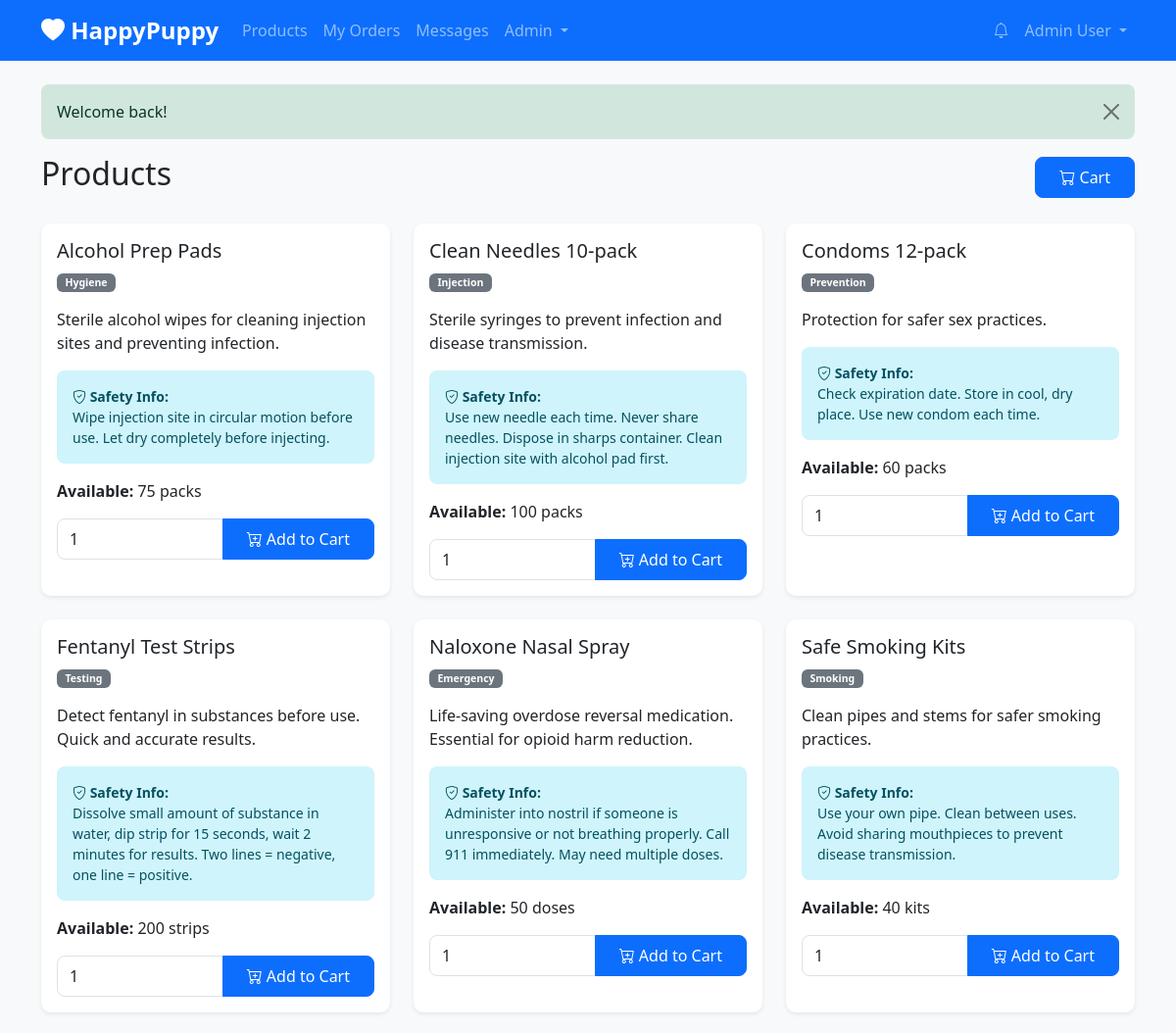
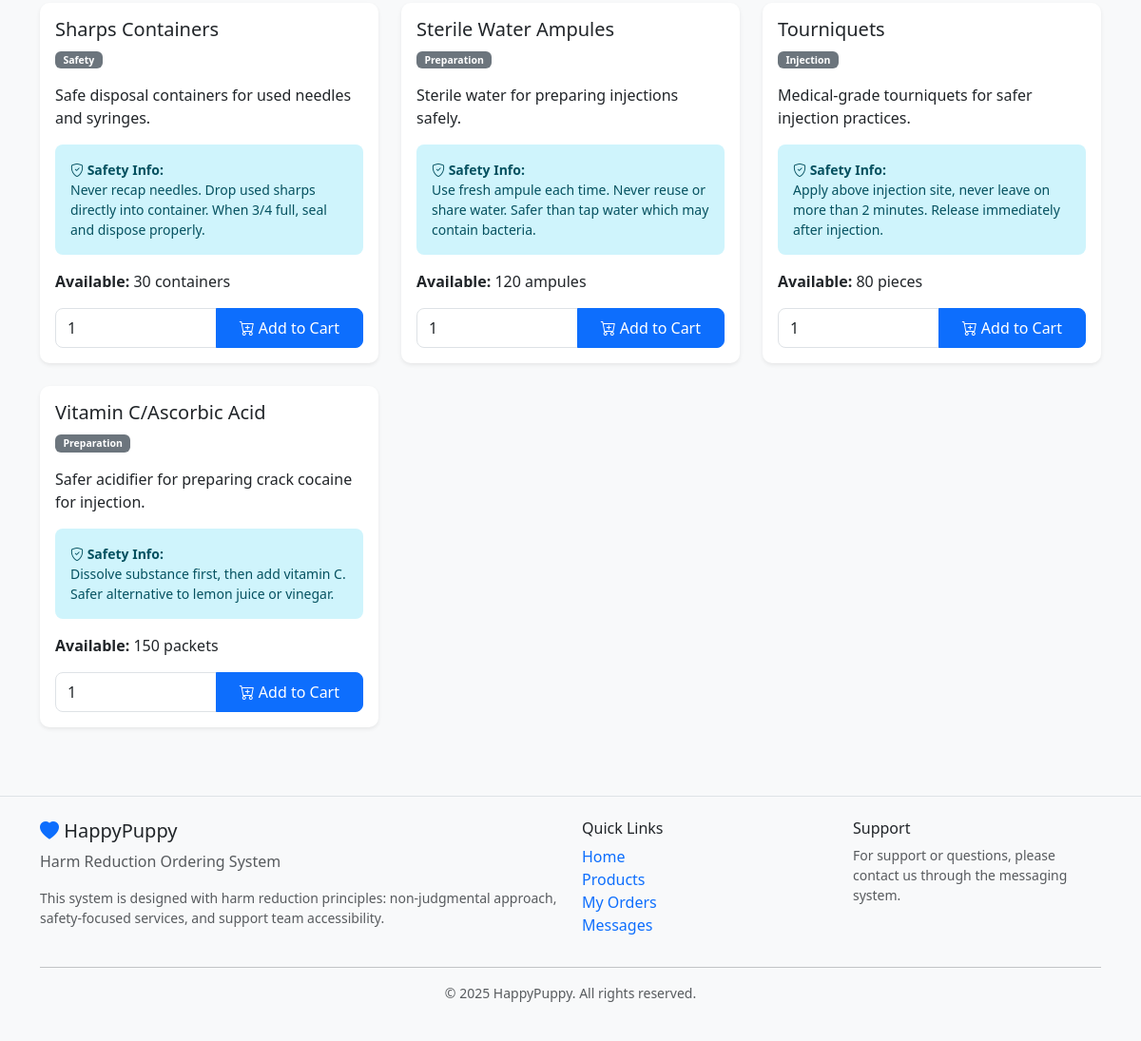
The page /products.php (signed in) on the database its author committed (2 pictures, top to bottom).
### tables this page shows
CREATE TABLE IF NOT EXISTS products (
    id INT AUTO_INCREMENT PRIMARY KEY,
    name VARCHAR(255) NOT NULL,
    description TEXT NOT NULL,
    category VARCHAR(100) NOT NULL,
    quantity INT NOT NULL DEFAULT 0,
    unit VARCHAR(50) NOT NULL,
    safety_info TEXT NOT NULL,
    is_available BOOLEAN DEFAULT TRUE,
    image VARCHAR(255) DEFAULT '',
    created_at TIMESTAMP DEFAULT CURRENT_TIMESTAMP,
    updated_at TIMESTAMP DEFAULT CURRENT_TIMESTAMP ON UPDATE CURRENT_TIMESTAMP,
    INDEX idx_category (category),
    INDEX idx_available (is_available)
);

### includes/config.php (called while the page is built, shortened)
<?php
class Database {
    private static $connection = null;
    public static function getConnection() {
        if (self::$connection === null) {
            try {
                self::$connection = new mysqli(DB_HOST, DB_USER, DB_PASS, DB_NAME);
                self::$connection->set_charset("utf8mb4");
            } catch (Exception $e) {
                die("Database connection error: " . $e->getMessage());
            }
        }
        return self::$connection;
    }
}
function isLoggedIn() {
    return isset($_SESSION['user_id']);
}
function isAdmin() {
    return isset($_SESSION['role']) && $_SESSION['role'] === 'admin';
}
function getFlashMessage() {
    if (isset($_SESSION['flash_message'])) {
        $message = $_SESSION['flash_message'];
        $type = $_SESSION['flash_type'] ?? 'info';
        return ['message' => $message, 'type' => $type];
    }
    return null;
}
?>

### models/Product.php (called while the page is built, shortened)
<?php
require_once __DIR__ . '/../includes/config.php';
class Product {
    private $db;
    public function __construct() {
        $this->db = Database::getConnection();
    }
    public function getAll($availableOnly = false) {
        $query = "SELECT * FROM products";
        if ($availableOnly) {
            $query .= " WHERE is_available = TRUE";
        }
        $query .= " ORDER BY name ASC";
        $result = $this->db->query($query);
        return $result->fetch_all(MYSQLI_ASSOC);
    }
}
?>

### products.php (the view, shortened to what this page needs)
<?php
require_once __DIR__ . '/includes/config.php';
require_once __DIR__ . '/models/Product.php';
$productModel = new Product();
$products = $productModel->getAll(true);
require_once __DIR__ . '/includes/header.php';
?>
<div class="d-flex justify-content-between align-items-center mb-4">
    <h2>Products</h2>
    <div>
        <a href="/cart.php" class="btn btn-primary">
            <i class="bi bi-cart"></i> Cart
        </a>
    </div>
</div>
<?php if (empty($products)): ?>
    <div class="alert alert-info">
        <i class="bi bi-info-circle"></i> No products available at the moment.
    </div>
<?php else: ?>
    <div class="row">
        <?php foreach ($products as $product): ?>
            <div class="col-md-6 col-lg-4 mb-4">
                <div class="card h-100 shadow-sm">
                    <div class="card-body">
                        <h5 class="card-title"><?php echo htmlspecialchars($product['name']); ?></h5>
                        <p class="text-muted small">
                            <span class="badge bg-secondary"><?php echo htmlspecialchars($product['category']); ?></span>
                        </p>
                        <p class="card-text"><?php echo htmlspecialchars($product['description']); ?></p>
                        <div class="alert alert-info small mb-3">
                            <strong><i class="bi bi-shield-check"></i> Safety Info:</strong><br>
                            <?php echo htmlspecialchars($product['safety_info']); ?>
                        </div>
                        <p class="mb-2">
                            <strong>Available:</strong>
                            <?php echo $product['quantity']; ?> <?php echo htmlspecialchars($product['unit']); ?>
                        </p>
                        <?php if ($product['quantity'] > 0): ?>
                            <form method="POST" class="mt-3">
                                <div class="input-group">
                                    <input type="number" name="quantity" class="form-control" min="1"
                                           max="<?php echo $product['quantity']; ?>" value="1" required>
                                    <button type="submit" class="btn btn-primary">
                                        <i class="bi bi-cart-plus"></i> Add to Cart
                                    </button>
                                </div>
                            </form>
                        <?php else: ?>
                            <button class="btn btn-secondary w-100" disabled>Out of Stock</button>
                        <?php endif; ?>
                    </div>
                </div>
            </div>
        <?php endforeach; ?>
    </div>
<?php endif; ?>
<?php require_once __DIR__ . '/includes/footer.php'; ?>

### includes/header.php (shortened to what this page needs)
<!DOCTYPE html>
<html lang="en">
<head>
    <link href="https://cdn.jsdelivr.net/npm/bootstrap@5.3.0/dist/css/bootstrap.min.css" rel="stylesheet">
    <link href="https://cdn.jsdelivr.net/npm/bootstrap-icons@1.10.0/font/bootstrap-icons.css" rel="stylesheet">
    <link href="/public/css/style.css" rel="stylesheet">
</head>
<body>
    <nav class="navbar navbar-expand-lg navbar-dark bg-primary">
        <div class="container">
            <a class="navbar-brand" href="/index.php">
                <i class="bi bi-heart-fill"></i> HappyPuppy
            </a>
            <div class="collapse navbar-collapse" id="navbarNav">
                <ul class="navbar-nav me-auto">
                    <?php if (isLoggedIn()): ?>
                        <li class="nav-item">
                            <a class="nav-link" href="/products.php">Products</a>
                        </li>
                        <li class="nav-item">
                            <a class="nav-link" href="/orders.php">My Orders</a>
                        </li>
                        <li class="nav-item">
                            <a class="nav-link" href="/messages.php">Messages</a>
                        </li>
                        <?php if (isAdmin()): ?>
                            <li class="nav-item dropdown">
                                <a class="nav-link dropdown-toggle" href="#" role="button" data-bs-toggle="dropdown">
                                    Admin
                                </a>
                            </li>
                        <?php endif; ?>
                    <?php endif; ?>
                </ul>
                <ul class="navbar-nav">
                    <?php if (isLoggedIn()): ?>
                        <li class="nav-item">
                            <a class="nav-link position-relative" href="/notifications.php">
                                <i class="bi bi-bell"></i>
                            </a>
                        </li>
                        <li class="nav-item dropdown">
                            <a class="nav-link dropdown-toggle" href="#" role="button" data-bs-toggle="dropdown">
                                <?php echo htmlspecialchars($_SESSION['name']); ?>
                            </a>
                        </li>
                    <?php endif; ?>
                </ul>
            </div>
        </div>
    </nav>
    <main class="container mt-4">
        <?php
        $flash = getFlashMessage();
        if ($flash):
        ?>
            <div class="alert alert-<?php echo $flash['type'] === 'error' ? 'danger' : $flash['type']; ?> alert-dismissible fade show" role="alert">
                <?php echo htmlspecialchars($flash['message']); ?>
                <button type="button" class="btn-close" data-bs-dismiss="alert"></button>
            </div>
        <?php endif; ?>

### includes/footer.php (shortened to what this page needs)
    </main>
    <footer class="bg-light mt-5 py-4">
        <div class="container">
            <div class="row">
                <div class="col-md-6">
                    <h5><i class="bi bi-heart-fill text-primary"></i> HappyPuppy</h5>
                    <p class="text-muted">Harm Reduction Ordering System</p>
                    <p class="small text-muted">
                        This system is designed with harm reduction principles: non-judgmental approach,
                        safety-focused services, and support team accessibility.
                    </p>
                </div>
                <div class="col-md-3">
                    <h6>Quick Links</h6>
                    <ul class="list-unstyled">
                        <li><a href="/index.php" class="text-decoration-none">Home</a></li>
                        <?php if (isLoggedIn()): ?>
                            <li><a href="/products.php" class="text-decoration-none">Products</a></li>
                            <li><a href="/orders.php" class="text-decoration-none">My Orders</a></li>
                            <li><a href="/messages.php" class="text-decoration-none">Messages</a></li>
                        <?php endif; ?>
                    </ul>
                </div>
                <div class="col-md-3">
                    <h6>Support</h6>
                    <p class="small text-muted">
                        For support or questions, please contact us through the messaging system.
                    </p>
                </div>
            </div>
            <hr>
            <div class="text-center text-muted small">
                <p>&copy; <?php echo date('Y'); ?> HappyPuppy. All rights reserved.</p>
            </div>
        </div>
    </footer>
</body>
</html>

### public/css/style.css (style rules this page uses)
:root { --primary-color: #0d6efd; --secondary-color: #6c757d; --success-color: #198754; --danger-color: #dc3545; --warning-color: #ffc107; --info-color: #0dcaf0; }
body { font-family: 'Segoe UI', Tahoma, Geneva, Verdana, sans-serif; background-color: #f8f9fa; }
.navbar-brand { font-weight: bold; font-size: 1.5rem; }
.card { border: none; border-radius: 10px; transition: transform 0.2s, box-shadow 0.2s; }
.btn { border-radius: 8px; padding: 0.5rem 1.5rem; transition: all 0.2s; }
.alert { border-radius: 8px; border: none; }
.badge { padding: 0.4em 0.8em; border-radius: 6px; }
footer { margin-top: auto; background-color: #f8f9fa; border-top: 1px solid #dee2e6; }
.form-control, .form-select { border-radius: 8px; }

### rows shown on the page
products: name "Alcohol Prep Pads", category "Hygiene", description "Sterile alcohol wipes for cleaning injection sites and preventing infection.", safety_info "Wipe injection site in circular motion before use. Let dry completely before injecting.", quantity "75", unit "packs"
products: name "Clean Needles 10-pack", category "Injection", description "Sterile syringes to prevent infection and disease transmission.", safety_info "Use new needle each time. Never share needles. Dispose in sharps container. Clean injection site with alcohol pad first.", quantity "100", unit "packs"
products: name "Condoms 12-pack", category "Prevention", description "Protection for safer sex practices.", safety_info "Check expiration date. Store in cool, dry place. Use new condom each time.", quantity "60", unit "packs"
products: name "Fentanyl Test Strips", category "Testing", description "Detect fentanyl in substances before use. Quick and accurate results.", safety_info "Dissolve small amount of substance in water, dip strip for 15 seconds, wait 2 minutes for results. Two lines = negative, one line = positive.", quantity "200", unit "strips"
products: name "Naloxone Nasal Spray", category "Emergency", description "Life-saving overdose reversal medication. Essential for opioid harm reduction.", safety_info "Administer into nostril if someone is unresponsive or not breathing properly. Call 911 immediately. May need multiple doses.", quantity "50", unit "doses"
products: name "Safe Smoking Kits", category "Smoking", description "Clean pipes and stems for safer smoking practices.", safety_info "Use your own pipe. Clean between uses. Avoid sharing mouthpieces to prevent disease transmission.", quantity "40", unit "kits"
products: name "Sharps Containers", category "Safety", description "Safe disposal containers for used needles and syringes.", safety_info "Never recap needles. Drop used sharps directly into container. When 3/4 full, seal and dispose properly.", quantity "30", unit "containers"
products: name "Sterile Water Ampules", category "Preparation", description "Sterile water for preparing injections safely.", safety_info "Use fresh ampule each time. Never reuse or share water. Safer than tap water which may contain bacteria.", quantity "120", unit "ampules"
products: name "Tourniquets", category "Injection", description "Medical-grade tourniquets for safer injection practices.", safety_info "Apply above injection site, never leave on more than 2 minutes. Release immediately after injection.", quantity "80", unit "pieces"
products: name "Vitamin C/Ascorbic Acid", category "Preparation", description "Safer acidifier for preparing crack cocaine for injection.", safety_info "Dissolve substance first, then add vitamin C. Safer alternative to lemon juice or vinegar.", quantity "150", unit "packets"

### other values the page prints
$_SESSION['name'] "Admin User"
$flash['message'] "Welcome back!"
